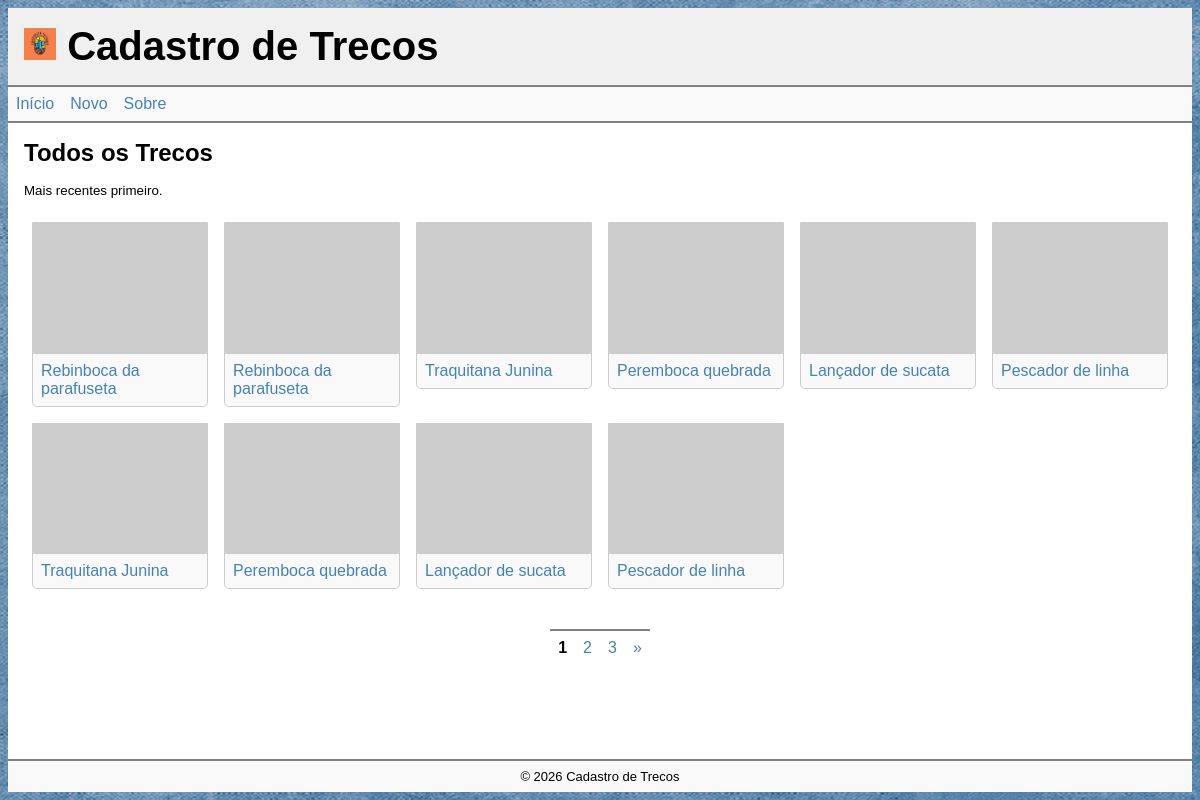
Before: / with the older database file.
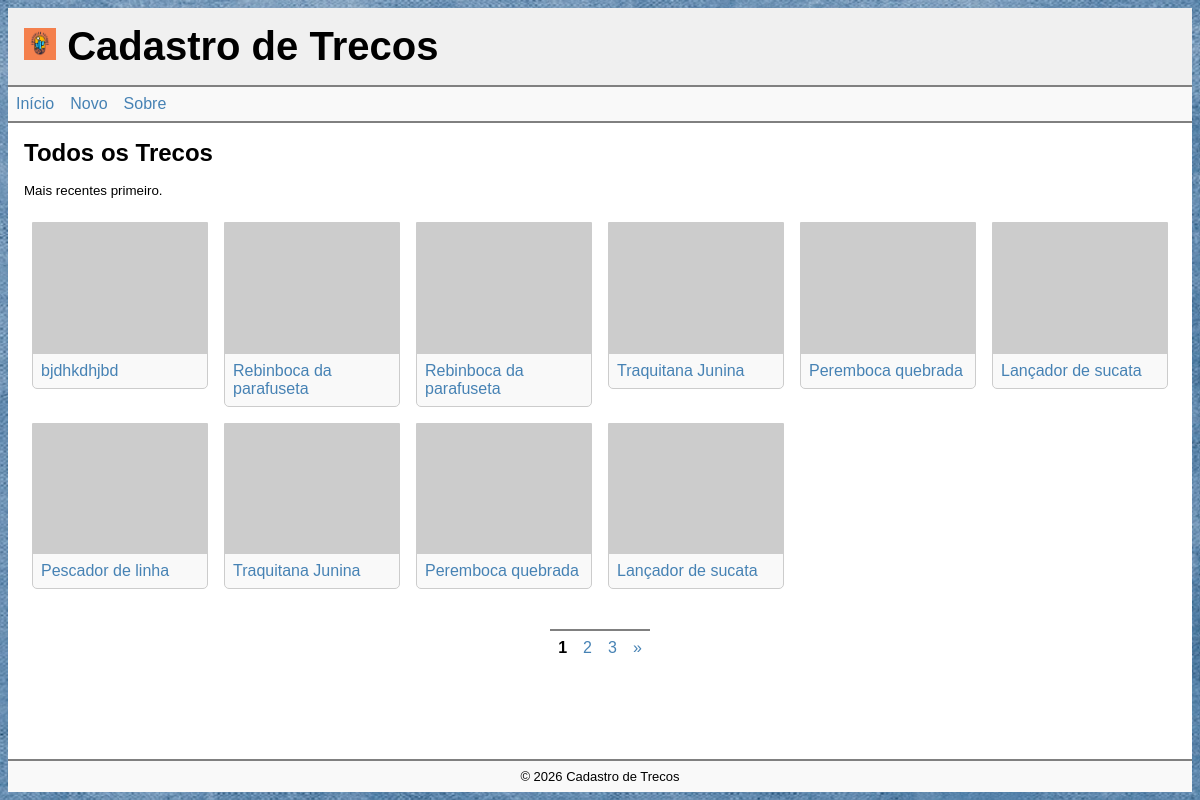
After: the same page with the newer database file.
### tables this page shows
CREATE TABLE thing (
    id INTEGER PRIMARY KEY AUTOINCREMENT,
    created_at TEXT DEFAULT CURRENT_TIMESTAMP,
    name TEXT,
	description TEXT,
    location TEXT, 
	photo TEXT,
	status TEXT CHECK (status IN ('on', 'off', 'del')) DEFAULT 'on'
);

### app.py (the view, shortened to what this page needs)
@app.route("/api/things")
@app.route("/")
def index():
    page = request.args.get("p", 1, type=int)
    per_page = 10
    offset = (page - 1) * per_page
    with sqlite3.connect('database.db') as conn:
        conn.row_factory = sqlite3.Row
        contents = conn.execute("""
            SELECT id, name, photo
            FROM thing
            WHERE status = 'on'
            ORDER BY created_at DESC
            LIMIT ? OFFSET ?
        """, (per_page, offset)).fetchall()
        total = conn.execute("""
            SELECT COUNT(*)
            FROM thing
            WHERE status = 'on'
        """).fetchone()[0]
    pages = (total + per_page - 1) // per_page
    return render_template(
        'index.html',
        contents=contents,
        total=total,
        page=page,
        pages=pages,
        page_css='index.css'
    )

### templates/index.html (shortened to what this page needs)
{% extends '_base.html' %}
{% block main %}
<section>
    <h2>Todos os Trecos</h2>
    <small>Mais recentes primeiro.</small>
    {% if total > 0 %}
    <div class="grid">
        {% for content in contents %}
        <div class="cell">
            <div class="card">
                <div class="card-image"><img src="{{ content.photo }}" alt="{{ content.name }}"></div>
                <div class="card-body"><a href="{{ url_for('view', thing_id=content.id) }}">{{ content.name }}</a></div>
            </div>
        </div>
        {% endfor %}
    </div>
    {% if pages > 1 %}
    <nav class="pagination">
        {% for number in range(1, pages + 1) %}
        {% if number == page %}
        <strong>{{ number }}</strong>
        {% else %}
        <a href="{{ url_for('index', p=number) }}">{{ number }}</a>
        {% endif %}
        {% endfor %}
        {% if page < pages %} <a href="{{ url_for('index', p=page + 1) }}">&raquo;</a>
            {% endif %}
    </nav>
    {% endif %}
    {% else %}
    <p>
        Nenhum treco cadastrado ainda!
        <a href="{{ url_for('new_thing') }}">Cadastre um treco</a>
    </p>
    {% endif %}
</section>
{% endblock %}

Changed rows visible on the page:
no longer on this page (row unchanged): thing: name "Pescador de linha"
added thing: name "bjdhkdhjbd"
